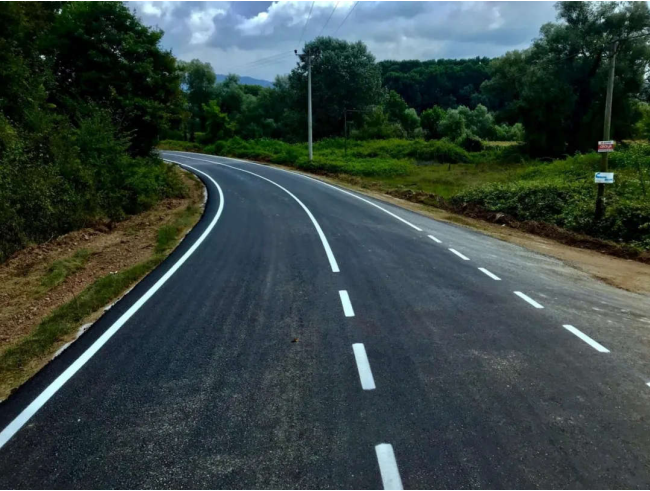
#> input picture OpenCV视觉项目/基于OpenCV的实用图像操作/line.jpg, 650 x 491 px
$ python operate.py
#> lines starting #> are read from the running program, lines starting #| are printed output that depends on the picture; after the words box and inside, x2 and y2 are one past the last pixel; in counts of white or black regions, pixels touching at a corner belong together
'''
@FileName   :operate.py
@Description:
@Date       :2022/09/22 09:53:44
@Author     :daito
@Website    :Https://github.com/zhd5120153951
@Copyright  :daito
@License    :None
@version    :1.0
@Email      :2462491568@qq.com
'''
import cv2
from matplotlib import pyplot as plt
import numpy as np

# cv2.imread()出现汉字编码有问题时,用imdecode()
img = cv2.imdecode(np.fromfile('./OpenCV视觉项目/基于OpenCV的实用图像操作/line.jpg', np.uint8), -1)
#> img is the input picture: shape (491, 650, 4); mean B, G, R, A 65.4, 68.4, 55, 255
img = cv2.cvtColor(img, cv2.COLOR_RGB2BGR)
#> img: shape (491, 650, 3)
print(img.shape)
#| (491, 650, 3)

# 转为灰度--3个维度-->2个维度
gray_img = cv2.cvtColor(img, cv2.COLOR_BGR2GRAY)
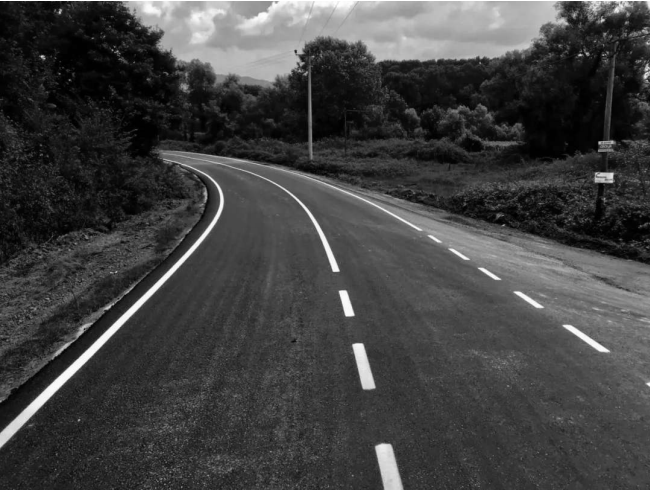
#> gray_img: shape (491, 650); min 0, max 255, mean 66
cv2.imshow('gray', gray_img)
# plt.imshow(gray_img)
# plt.show()
print(gray_img.shape)
#| (491, 650)

# 阈值功能(把大于阈值的像素值变成255,其余为0)--对灰度图--变成二值图
(thresh, blackAndWhiteImage) = cv2.threshold(gray_img, 20, 255, cv2.THRESH_BINARY)
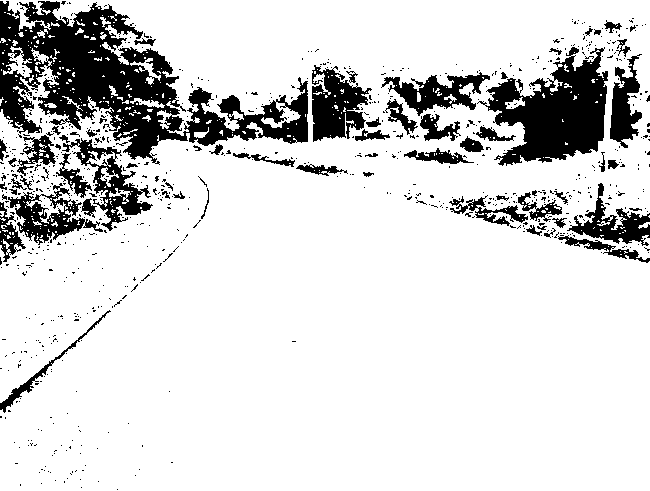
#> blackAndWhiteImage: shape (491, 650); 84.4% white; 780 black regions (714 under 20 px), largest, box (x1, y1, x2, y2) and area: (0, 1, 308, 165) 18913, (477, 47, 608, 166) 8135, (312, 65, 372, 142) 2720
cv2.imshow('thresh20', blackAndWhiteImage)

(thresh, blackAndWhiteImage) = cv2.threshold(gray_img, 80, 255, cv2.THRESH_BINARY)
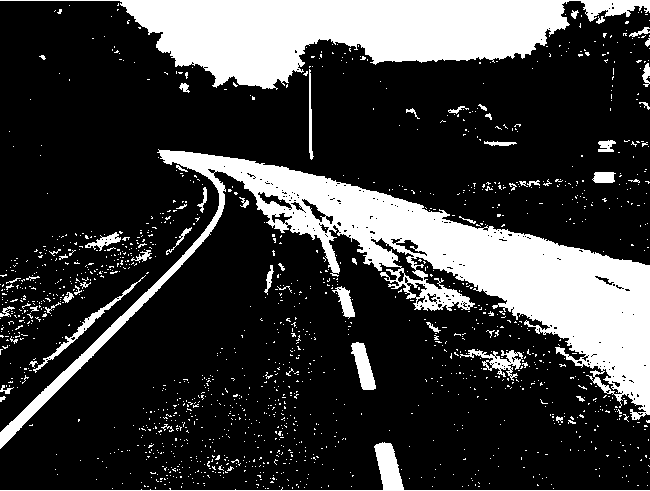
#> blackAndWhiteImage: shape (491, 650); 23.1% white; 1492 white regions (1435 under 20 px), largest, box (x1, y1, x2, y2) and area: (0, 149, 650, 449) 36302, (0, 0, 650, 90) 26539, (0, 442, 650, 491) 1567
cv2.imshow('thresh80', blackAndWhiteImage)

(thresh, blackAndWhiteImage) = cv2.threshold(gray_img, 16, 255, cv2.THRESH_BINARY)
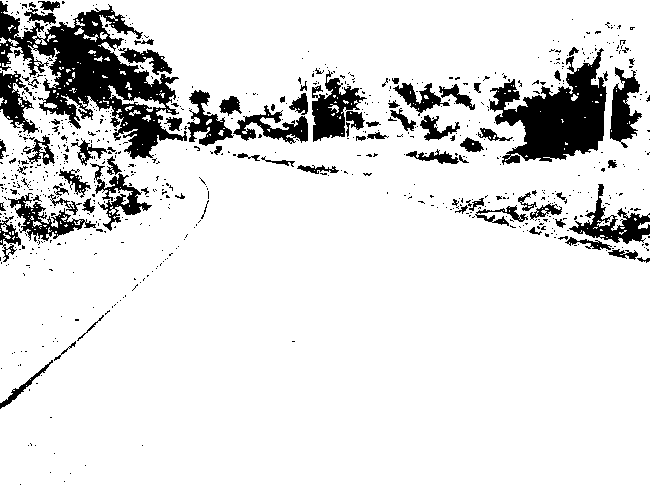
#> blackAndWhiteImage: shape (491, 650); 87.7% white; 753 black regions (668 under 20 px), largest, box (x1, y1, x2, y2) and area: (0, 1, 187, 159) 10613, (489, 48, 607, 165) 6900, (312, 70, 367, 142) 1790
cv2.imshow('thresh160', blackAndWhiteImage)

(thresh, blackAndWhiteImage) = cv2.threshold(gray_img, 200, 255, cv2.THRESH_BINARY)
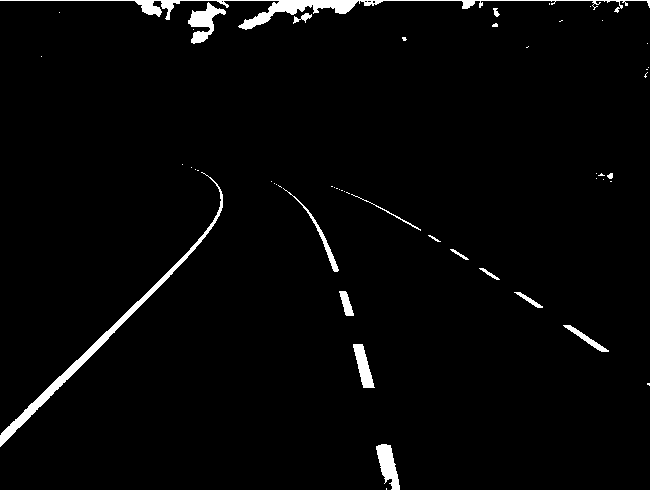
#> blackAndWhiteImage: shape (491, 650); 2.6% white; 51 white regions (35 under 20 px), largest, box (x1, y1, x2, y2) and area: (0, 0, 650, 30) 2468, (0, 172, 223, 447) 2077, (0, 444, 650, 491) 1269
cv2.imshow('thresh200', blackAndWhiteImage)

#模糊处理--消除噪点
blur_img = cv2.GaussianBlur(gray_img, (3, 3), 5)
cv2.imshow('blur', blur_img)

#图像旋转
(h, w) = img.shape[:2]
#> h = 491; w = 650
center = (w / 2, h / 2)
#> center = (325, 245.5)
M = cv2.getRotationMatrix2D(center, 13, scale=1.0)  #旋转不缩放
rotated_img = cv2.warpAffine(gray_img, M, (w, h))
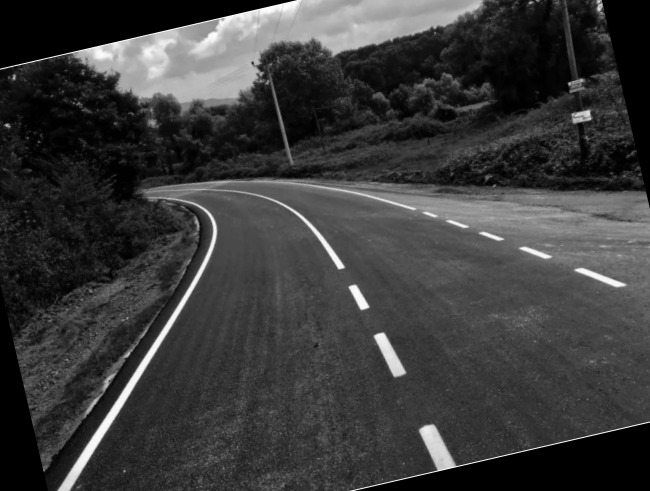
#> rotated_img: shape (491, 650); min 0, max 255, mean 58.9
cv2.imshow('ratated', rotated_img)

cv2.waitKey(0)
